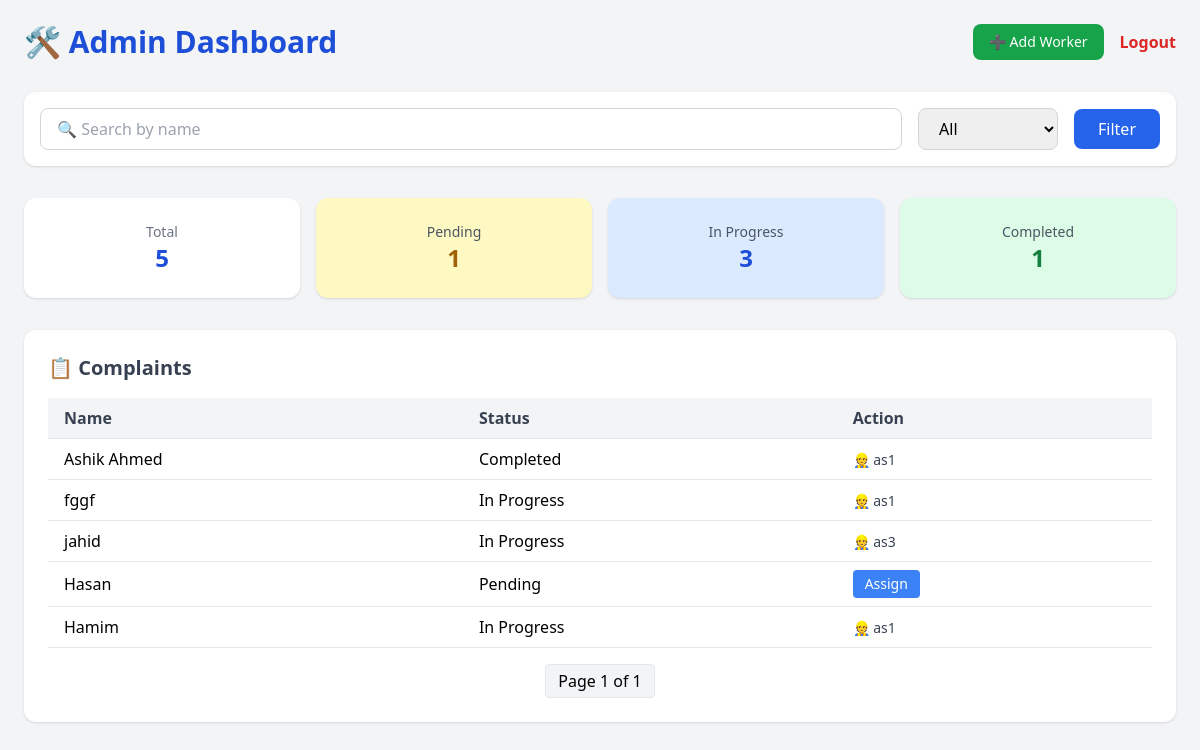
/adminpanel/dashboard/ (signed in), run on the app's committed database.
### user/models.py (models this page shows, shortened)
class Complaint(models.Model):
    STATUS_CHOICES = [
        ('Pending', 'Pending'),
        ('In Progress', 'In Progress'),
        ('Completed', 'Completed'),
    ]
    name = models.CharField(max_length=100)
    address = models.TextField()
    phone = models.CharField(max_length=15)
    email = models.EmailField()
    description = models.TextField()
    status = models.CharField(max_length=20, choices=STATUS_CHOICES, default='Pending')
    created_at = models.DateTimeField(auto_now_add=True)
    assigned_to = models.ForeignKey(  # ✅ নতুন ফিল্ড
        Worker,
        on_delete=models.SET_NULL,
        null=True,
        blank=True,
        related_name='complaints'
    )

### worker/models.py (models this page shows, shortened)
class Worker(models.Model):
    user = models.OneToOneField(User, on_delete=models.CASCADE)
    phone = models.CharField(max_length=15)
    address = models.TextField()

### adminpanel/views.py (the view, shortened to what this page needs)
# urls.py: path('dashboard/', views.admin_dashboard, name='admin_dashboard'),
@login_required
def admin_dashboard(request):
    query = request.GET.get("q", "")
    status_filter = request.GET.get("status", "All")
    complaints = Complaint.objects.all()
    if status_filter != "All":
        complaints = complaints.filter(status=status_filter)
    paginator = Paginator(complaints, 10)
    page = request.GET.get('page')
    page_obj = paginator.get_page(page)
    context = {
        'complaints': complaints,
        'page_obj': page_obj,
        'query': query,
        'status_filter': status_filter,
        'total': complaints.count(),
        'pending': complaints.filter(status="Pending").count(),
        'inprogress': complaints.filter(status="In Progress").count(),
        'completed': complaints.filter(status="Completed").count(),
    }
    return render(request, 'adminpanel/dashboard.html', context)

### templates/adminpanel/dashboard.html (shortened to what this page needs)
{% load static %}
<!DOCTYPE html>
<html lang="en">
<head>
    <link href="https://cdn.jsdelivr.net/npm/preline@latest/dist/preline.min.css" rel="stylesheet">
    <script src="https://cdn.tailwindcss.com"></script>
</head>
<body class="bg-gray-100 min-h-screen p-6">
<div class="max-w-7xl mx-auto space-y-8">
<div class="flex justify-between items-center">
    <h1 class="text-3xl font-bold text-blue-700">🛠️ Admin Dashboard</h1>
    <div class="flex items-center gap-4">
        <a href="{% url 'add_worker' %}"
           class="bg-green-600 text-white px-4 py-2 rounded-lg text-sm hover:bg-green-700 transition">
            ➕ Add Worker
        </a>
        <a href="{% url 'logout' %}" class="text-red-600 hover:underline font-semibold">Logout</a>
    </div>
</div>
    <form method="GET" class="flex flex-wrap gap-4 items-center bg-white shadow p-4 rounded-xl">
        <input type="text" name="q" placeholder="🔍 Search by name" value="{{ query }}"
               class="flex-1 min-w-[200px] px-4 py-2 border border-gray-300 rounded-lg focus:ring-2 focus:ring-blue-500">
        <select name="status" class="px-4 py-2 border border-gray-300 rounded-lg focus:ring-2 focus:ring-blue-500">
            <option value="All" {% if status_filter == 'All' %}selected{% endif %}>All</option>
        </select>
        <button type="submit"
                class="bg-blue-600 text-white px-6 py-2 rounded-lg hover:bg-blue-700 transition">
            Filter
        </button>
    </form>
    <div class="grid grid-cols-2 md:grid-cols-4 gap-4">
        <div class="bg-white p-6 rounded-xl shadow text-center">
            <h2 class="text-sm text-gray-500">Total</h2>
            <p class="text-2xl font-bold text-blue-700">{{ total }}</p>
        </div>
        <div class="bg-yellow-100 p-6 rounded-xl shadow text-center">
            <h2 class="text-sm text-gray-600">Pending</h2>
            <p class="text-2xl font-bold text-yellow-700">{{ pending }}</p>
        </div>
        <div class="bg-blue-100 p-6 rounded-xl shadow text-center">
            <h2 class="text-sm text-gray-600">In Progress</h2>
            <p class="text-2xl font-bold text-blue-700">{{ inprogress }}</p>
        </div>
        <div class="bg-green-100 p-6 rounded-xl shadow text-center">
            <h2 class="text-sm text-gray-600">Completed</h2>
            <p class="text-2xl font-bold text-green-700">{{ completed }}</p>
        </div>
    </div>
    <div class="bg-white shadow rounded-xl p-6 mt-6">
        <h2 class="text-xl font-semibold text-gray-700 mb-4">📋 Complaints</h2>
        <div class="overflow-x-auto">
            <table class="w-full border-collapse text-left">
                <thead>
                    <tr class="bg-gray-100 text-gray-700">
                        <th class="px-4 py-2 border-b">Name</th>
                        <th class="px-4 py-2 border-b">Status</th>
                        <th class="px-4 py-2 border-b">Action</th>
                    </tr>
                </thead>
                <tbody>
                    {% for c in page_obj %}
                        <tr class="hover:bg-gray-50">
                            <td class="px-4 py-2 border-b">{{ c.name }}</td>
                            <td class="px-4 py-2 border-b">{{ c.status }}</td>
                            <td class="px-4 py-2 border-b">
                                {% if not c.assigned_to %}
                                    <a href="{% url 'assign_worker' c.id %}"
                                       class="inline-block bg-blue-500 text-white px-3 py-1 rounded hover:bg-blue-600 text-sm">
                                        Assign
                                    </a>
                                {% else %}
                                    <span class="text-sm text-gray-700">👷 {{ c.assigned_to.user.username }}</span>
                                {% endif %}
                            </td>
                        </tr>
                    {% empty %}
                        <tr>
                            <td colspan="3" class="px-4 py-2 text-center text-gray-500">No complaints found.</td>
                        </tr>
                    {% endfor %}
                </tbody>
            </table>
        </div>
        <div class="mt-4 flex justify-center gap-2">
            <span class="px-3 py-1 bg-gray-100 border rounded">
                Page {{ page_obj.number }} of {{ page_obj.paginator.num_pages }}
            </span>
        </div>
    </div>
</div>
</body>
</html>

### data on the page
Complaint: name "Ashik Ahmed", status "Completed", assigned_to.user.username "as1"
Complaint: name "fggf", status "In Progress", assigned_to.user.username "as1"
Complaint: name "jahid", status "In Progress", assigned_to.user.username "as3"
Complaint: name "Hasan", status "Pending", shows "Assign"
Complaint: name "Hamim", status "In Progress", assigned_to.user.username "as1"

### other printed values
{{ total }} "5"
{{ pending }} "1"
{{ inprogress }} "3"
{{ completed }} "1"
{{ page_obj.number }} "1"
{{ page_obj.paginator.num_pages }} "1"
